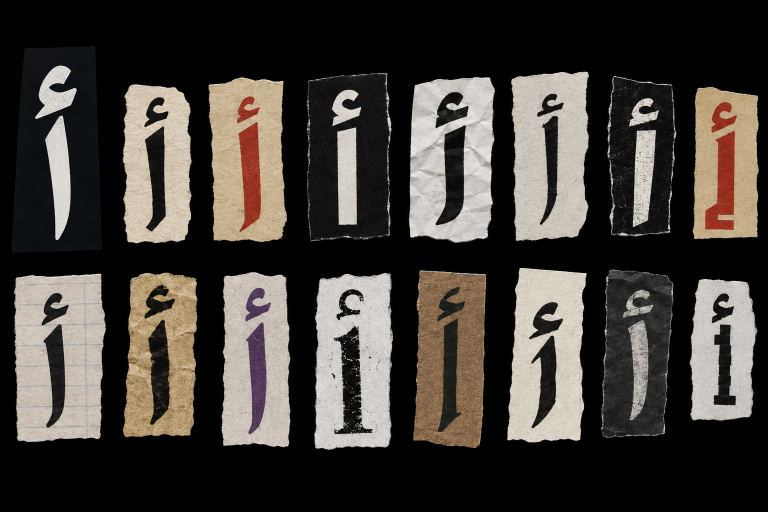
#> input picture resources/ransom arb.png, 1536 x 1024 px (shown at 1/2 size)
$ python cut_ransom.py
#> lines starting #> are read from the running program, lines starting #| are printed output that depends on the picture; after the words box and inside, x2 and y2 are one past the last pixel; in counts of white or black regions, pixels touching at a corner belong together
"""Cut the ransom-note letter clippings out of the two contact sheets.

INPUT   resources/ransom arb.png, resources/ransom eng.png
        1536x1024 each, 16 torn paper scraps in two rows of eight, shot on
        a pure black (0,0,0) background.
OUTPUT  prototype/assets/img/ransom/{ar,en}-NN.webp, alpha-cut.

⚠️ THE TRAP: a plain luminance key erases half the set. Several scraps are
BLACK PAPER with a light letter on them, so their interior sits within a few
levels of the background. Keying on brightness alone deletes them, or worse,
punches holes through the middle of the ones it keeps.

What actually separates them: the background is EXACTLY 0, while paper — even
black paper — carries grain and never is. So the mask is a very low threshold,
and the holes it leaves inside dark scraps are then closed by filling every
row between its outermost mask pixels. Torn edges survive that because the
outermost pixel per row IS the tear; only interior gaps get filled.

⚠️ These scraps introduce red, purple, brown and blue-ruled paper. The site's
palette is ink + cream only, with terracotta reserved. That is a real conflict
and it is the user's call, not a mechanical one — the script cuts all 16 and
the page picks from whichever subset is listed in main.js.
"""
import os
import numpy as np
from PIL import Image

HERE = os.path.dirname(os.path.abspath(__file__))
OUT = os.path.join(HERE, "..", "prototype", "assets", "img", "ransom")

SHEETS = {"ar": "ransom arb.png", "en": "ransom eng.png"}
BG_MAX = 6          # anything above this is paper, not background
MIN_AREA = 4000     # ignore specks
# The chip renders at ~115 CSS px on desktop and less on a phone, so 320
# covers DPR 2-3 with room to spare. It matters more than it looks: the
# letters CYCLE, so one visit pulls several of these, not one.
TARGET_H = 320
PAD = 2             # keep a hair of the tear's outer fibres


def mask_of(arr):
    """True where paper, False where the black backdrop."""
    lum = arr[:, :, :3].mean(axis=2)
    return lum > BG_MAX


def bands(present, gap=12):
    """Runs of True in a 1-D projection, merged across small gaps."""
    runs, start, blanks = [], None, 0
    for i, v in enumerate(present):
        if v:
            if start is None:
                start = i
            blanks = 0
        elif start is not None:
            blanks += 1
            if blanks > gap:
                runs.append((start, i - blanks + 1)); start = None
    if start is not None:
        runs.append((start, len(present)))
    return runs


def solidify(m):
    """Close the holes a dark scrap leaves, without eating its torn edge.

    Fills each row between its first and last paper pixel. The extremes are
    the tear itself, so the silhouette is preserved; only interior dropouts
    (black paper reading as background) get filled."""
    out = m.copy()
    for y in range(m.shape[0]):
        xs = np.flatnonzero(m[y])
        if xs.size:
            out[y, xs[0]:xs[-1] + 1] = True
    # same again down the columns, and keep only what BOTH agree on, so a
    # single stray speck on a row cannot smear the whole row opaque
    col = m.copy()
    for x in range(m.shape[1]):
        ys = np.flatnonzero(m[:, x])
        if ys.size:
            col[ys[0]:ys[-1] + 1, x] = True
    return out & col


def main():
    os.makedirs(OUT, exist_ok=True)
    for lang, fname in SHEETS.items():
        im = Image.open(os.path.join(HERE, fname)).convert("RGB")
#> im is the input picture: PIL image 1536x1024 RGB; mean R, G, B 67, 62.1, 57
        arr = np.asarray(im)
        m = mask_of(arr)
#> in mask_of, `return lum > BG_MAX`:
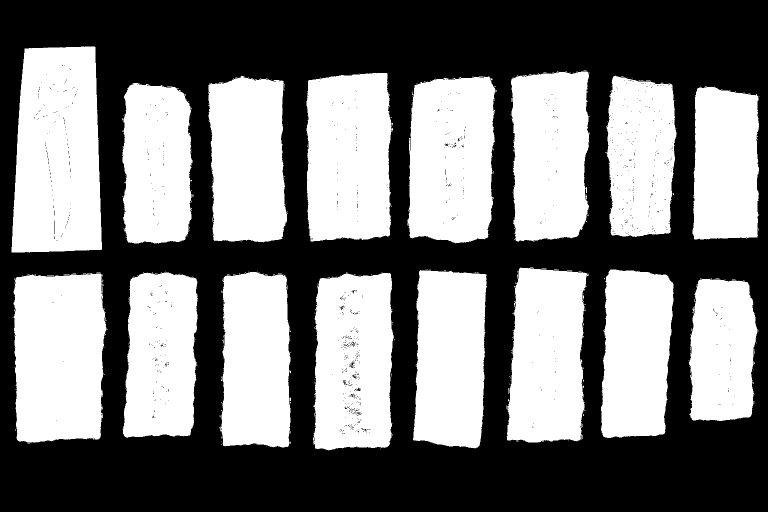
#> returned value: shape (1024, 1536) bool (shown at 1/2 size); 47.7% white; 434 white regions (417 under 20 px), largest, box (x1, y1, x2, y2) and area: (23, 93, 204, 505) 66071, (26, 546, 213, 884) 57334, (613, 146, 786, 483) 53191

        n = 0
        for y0, y1 in bands(m.any(axis=1)):
#> in bands, `runs, start, blanks = [], None, 0`: blanks = 0
            row = m[y0:y1]
            for x0, x1 in bands(row.any(axis=0)):
                sub = row[:, x0:x1]
                if sub.sum() < MIN_AREA:
                    continue
                ys = np.flatnonzero(sub.any(axis=1))
                yy0, yy1 = ys[0], ys[-1] + 1
                sub = sub[yy0:yy1]

                box = (max(0, x0 - PAD), max(0, y0 + yy0 - PAD),
                       min(arr.shape[1], x1 + PAD), min(arr.shape[0], y0 + yy1 + PAD))
                crop = im.crop(box)
                alpha = solidify(mask_of(np.asarray(crop)))

                out = crop.convert("RGBA")
                a = np.asarray(out).copy()
                a[:, :, 3] = (alpha * 255).astype(np.uint8)
                chip = Image.fromarray(a, "RGBA")

                w = round(chip.width * TARGET_H / chip.height)
                chip = chip.resize((w, TARGET_H), Image.LANCZOS)
                n += 1
                chip.save(os.path.join(OUT, "%s-%02d.webp" % (lang, n)),
                          "WEBP", quality=88, method=6)
#> this loop made 2 passes
#> pass 1, in main, `row = m[y0:y1]`:
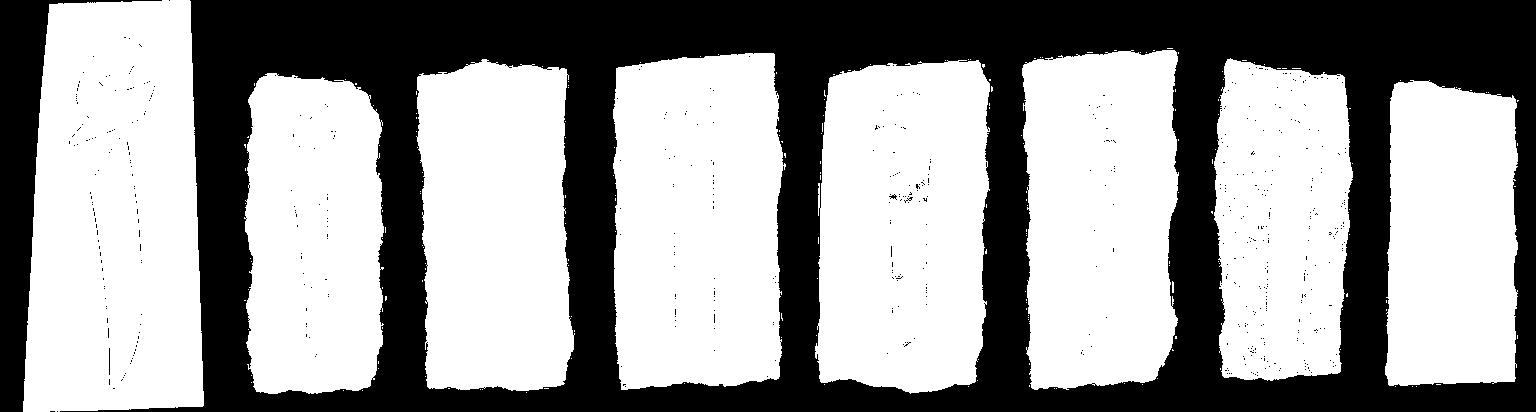
#> row: shape (412, 1536) bool; 60.4% white; 581 black regions (577 under 20 px), largest, box (x1, y1, x2, y2) and area: (60, 0, 1536, 412) 235390, (0, 0, 162, 412) 14518, (109, 348, 110, 375) 27, (889, 194, 897, 200) 21
#> pass 1, in mask_of (call 2), `lum = arr[:, :, :3].mean(axis=2)`:
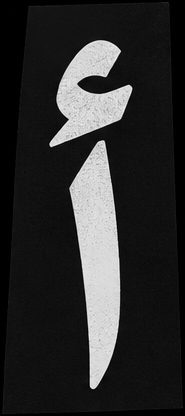
#> lum: shape (416, 185) float64; min 0, max 242.3, mean 45.4
#> pass 1, in solidify, `out = m.copy()`:
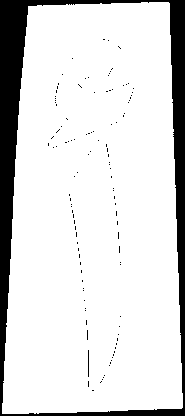
#> out: shape (416, 185) bool; 85.9% white; 116 black regions (114 under 20 px), largest, box (x1, y1, x2, y2) and area: (0, 0, 185, 416) 10635, (88, 350, 89, 377) 27
#> pass 1, in main, `chip.save(os.path.join(OUT, "%s-%02d.webp" % (lang, n)), "WEBP", quali..`:
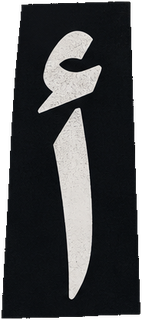
#> saved as ar-01.webp: PIL image 142x320 RGBA; mean R, G, B, A 44.2, 45.5, 47, 219.8; transparent parts drawn white
#> after the loop:
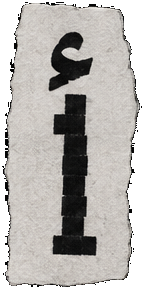
#> a: shape (289, 144, 4); mean R, G, B, A 136.5, 133.5, 130.1, 208.1; transparent parts drawn white
#> after the loop:
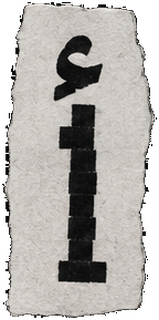
#> chip: PIL image 159x320 RGBA; mean R, G, B, A 137.7, 134.6, 131.2, 208.1; transparent parts drawn white
#> after the loop, n = 16
        print("%s: %d clippings" % (lang, n))
#| ar: 16 clippings
#> pass 2 of the loop in main, `for lang, fname in SHEETS.items():`:
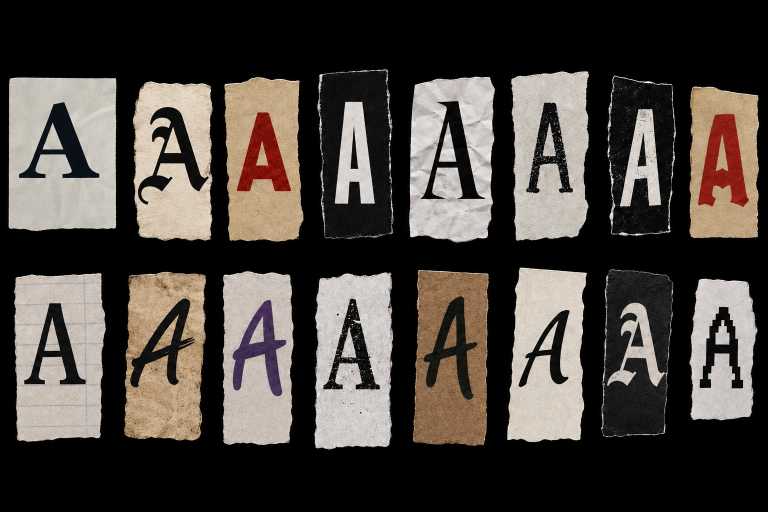
#> input picture resources/ransom eng.png, 1536 x 1024 px (shown at 1/2 size)
#> in main, im is the input picture: PIL image 1536x1024 RGB; mean R, G, B 74.4, 68.2, 62.9
#> lum: shape (1024, 1536) float64
#> in mask_of (call 18), `return lum > BG_MAX`:
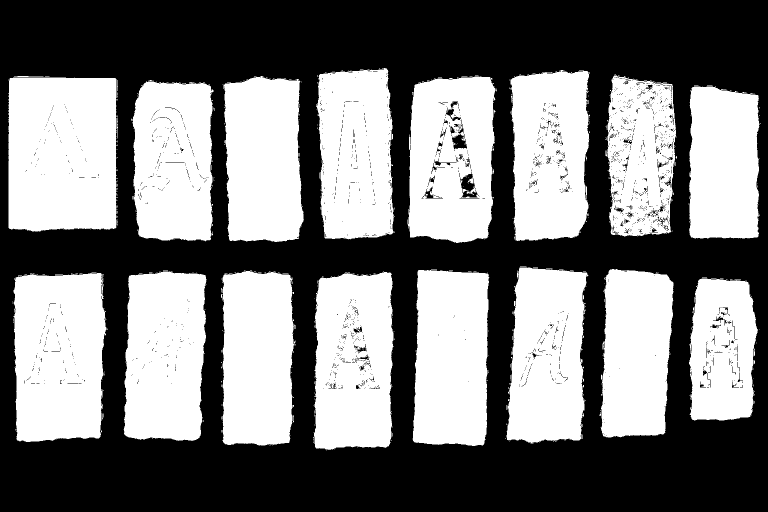
#> returned value: shape (1024, 1536) bool (shown at 1/2 size); 48.1% white; 581 white regions (556 under 20 px), largest, box (x1, y1, x2, y2) and area: (17, 155, 233, 463) 65119, (26, 545, 212, 884) 57065, (628, 543, 789, 901) 50929
#> the loop in main, `for y0, y1 in bands(m.any(axis=1)):` made 2 passes
#> (y0, y1) on passes 1 to 2: (136, 486), (533, 901)
#> after the loop in main, `for y0, y1 in bands(m.any(axis=1)):`:
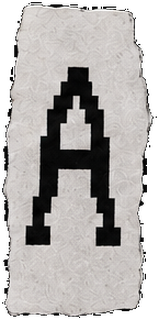
#> chip: PIL image 159x320 RGBA; mean R, G, B, A 136, 132.8, 131, 206.2; transparent parts drawn white
#| en: 16 clippings

    total = sum(os.path.getsize(os.path.join(OUT, f)) for f in os.listdir(OUT))
    print("%d files, %.0f KB total, %.1f KB each"
          % (len(os.listdir(OUT)), total / 1024,
             total / 1024 / max(1, len(os.listdir(OUT)))))
#| 0 files, 0 KB total, 0.0 KB each


if __name__ == "__main__":
    main()
